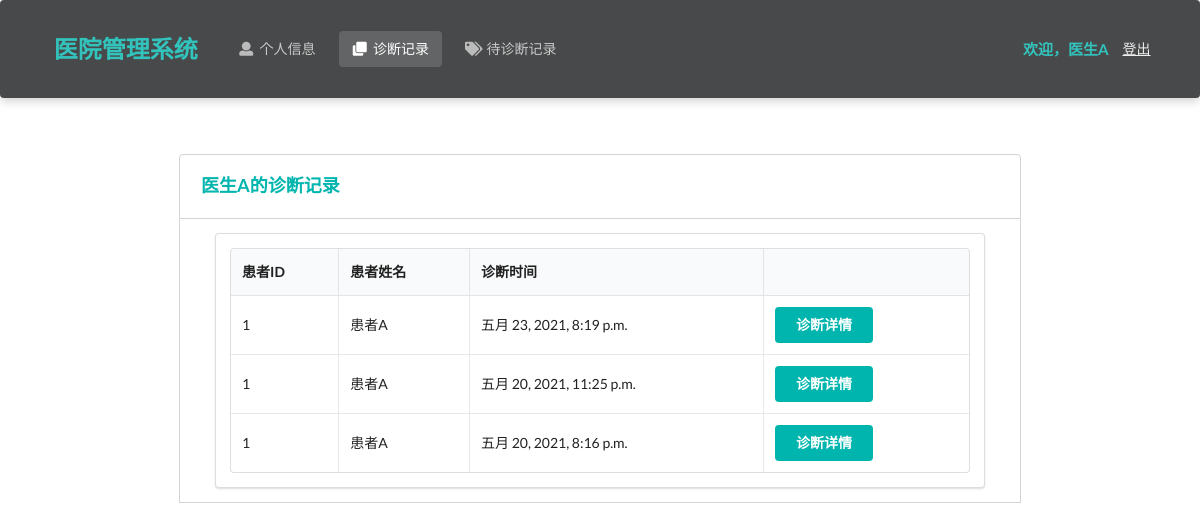
/doctor/diagnosis/ (signed in), run on an earlier commit of the app's database.
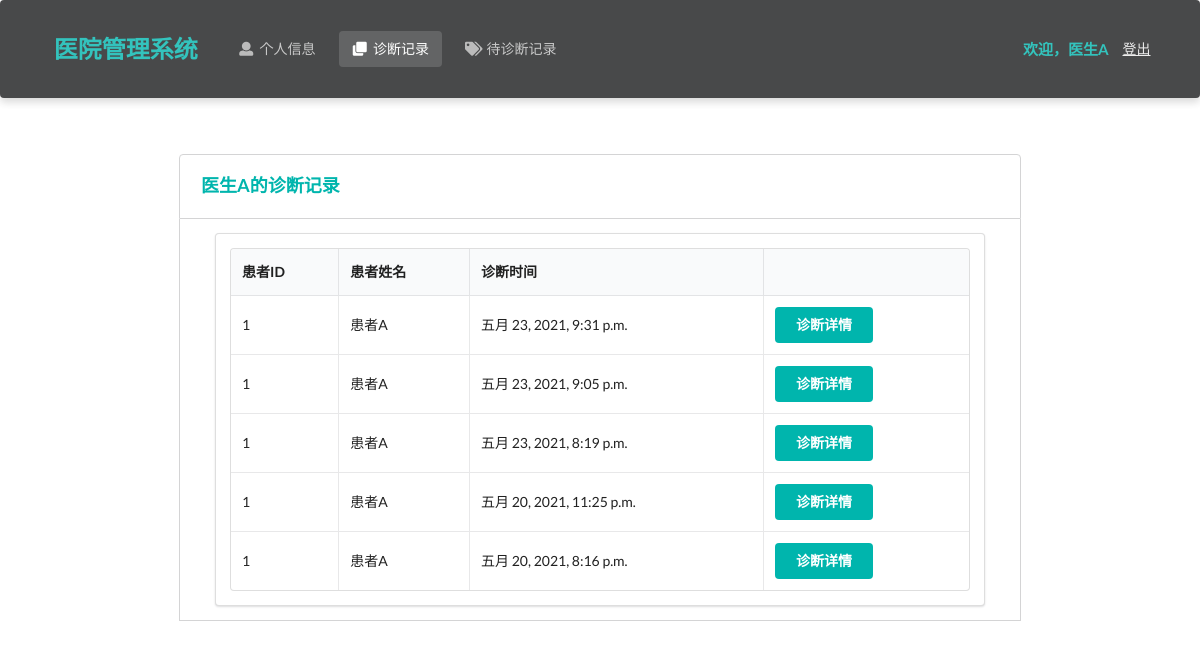
And on a later commit of the database.
### Hospital/models.py (models this page shows, shortened)
class Doctor(models.Model):
    department_choices = (
        ('Department of Internal Medicine', '内科'),
        ('Department of Surgery', '外科'),
        ('Department of Pediatrics', '儿科'),
        ('Department of Obstetrics and Gynecology', '妇产科'),
        ('Department of Traditional Chinese Medicine', '中医科'),
        ('Department of Dermatology', '皮肤科'),
        ('Department of Oral Medicine', '口腔科')
    )
    title_choices = (
        ('director physician', '主任医师'),
        ('assistant director physician', '副主任医师'),
        ('physician', '医师')
    )
    name = models.CharField(max_length=10)  # 姓名
    password = models.CharField(max_length=32)  # 密码
    gender = models.CharField(max_length=32, choices=gender_choices)  # 性别
    identity_card_no = models.CharField(max_length=32, unique=True)  # 身份证号
    department = models.CharField(max_length=64, choices=department_choices)  # 科室
    title = models.CharField(max_length=64, choices=title_choices)  # 职称
    description = models.TextField(max_length=500, default='暂无简介')  # 简介
    create_time = models.DateTimeField(auto_now_add=True)  # 注册时间

class Diagnosis(models.Model):
    patient = models.ForeignKey(Patient, on_delete=models.CASCADE)  # 患者
    doctor = models.ForeignKey(Doctor, on_delete=models.CASCADE)  # 医生
    appointment = models.ForeignKey(Appointment, on_delete=models.CASCADE, null=True)  # 对应的挂号
    create_time = models.DateTimeField(auto_now_add=True)  # 创建时间
    detail = models.TextField()  # 诊断详情
    class Meta:
        ordering = ["-create_time"]

class Patient(models.Model):
    name = models.CharField(max_length=10)  # 姓名
    password = models.CharField(max_length=32)  # 密码
    gender = models.CharField(max_length=32, choices=gender_choices)  # 性别
    identity_card_no = models.CharField(max_length=32, unique=True)  # 身份证号
    medical_insurance = models.BooleanField()  # 是否有医保
    telephone_no = models.CharField(max_length=32)  # 电话号码
    birth_date = models.DateField()  # 出生日期
    create_time = models.DateTimeField(auto_now_add=True)  # 注册时间

### Hospital/doctorViews.py (the view)
# urls.py: path('doctor/diagnosis/', doctorViews.diagnosis),
def diagnosis(request):
    if request.method == 'POST':
        request.session['diagnosis'] = request.POST.get('diagnosis')
        return redirect('/doctor/diagnosis/detail')
    identity_card_no = request.session['identity_card_no']
    doctor = models.Doctor.objects.get(identity_card_no=identity_card_no)
    diagnosis_records = models.Diagnosis.objects.filter(doctor=doctor)
    num_per_page = 5
    paginator = Paginator(diagnosis_records, num_per_page)
    page = request.GET.get('page', 1)
    try:
        page_obj = paginator.page(page)
    except PageNotAnInteger:
        page_obj = paginator.page(1)
    except EmptyPage:
        page_obj = paginator.page(paginator.num_pages)
    is_paginated = True if paginator.num_pages > 1 else False
    page_range = paginator.get_elided_page_range(page, on_each_side=3, on_ends=2)
    return render(request, 'doctor/diagnosis.html', locals())

### Hospital/templates/doctor/diagnosis.html (shortened to what this page needs)
<!DOCTYPE html>
<html lang="ch">
<head>
    <link rel="stylesheet" href="https://cdn.jsdelivr.net/semantic-ui/2.2.4/semantic.min.css">
    <link rel="stylesheet" href="../../static/Hospital/css/me.css">
</head>
<body>
    <nav class="ui inverted  segment m-padded-tb-large m-shadow-small m-opacity-mini">
        <div class="ui container">
            <div class="ui inverted secondary stackable menu">
                <h2 class="ui teal header item">医院管理系统</h2>
                <a href="/doctor/info/" class="m-item item"><i class="user icon"></i>个人信息</a>
                <a href="/doctor/diagnosis/" class="active m-item item"><i class="clone icon"></i>诊断记录</a>
                <a href="/doctor/pendingDiagnosis" class="m-item item"><i class="tags icon"></i>待诊断记录</a>
                <div class="right m-item item">
                    <h4 class="ui teal header item">欢迎，{{ doctor.name }}</h4>
                    <a href="/doctor/logout/" class="text-success "><ins>登出</ins></a>
                </div>
            </div>
        </div>
    </nav>
    <div class="m-container-small m-padded-tb-big">
        <div class="container">
            <div class="ui top attached rounded padded segment">
                <div class="ui middle aligned two column grid">
                    <div class="column">
                        <h3 class="ui teal header">{{ doctor.name }}的诊断记录</h3>
                    </div>
                </div>
            </div>
            <div class="ui attached segment">
                <div class="ui segment m-width-middle">
                    <table class="ui celled table">
                        <thead>
                            <tr>
                                <th>患者ID</th>
                                <th>患者姓名</th>
                                <th>诊断时间</th>
                                <th></th>
                            </tr>
                        </thead>
                        <tbody>
                            {% for rec in page_obj%}
                            <tr>
                                <td>{{ rec.patient.identity_card_no }}</td>
                                <td>{{ rec.patient.name }}</td>
                                <td>{{ rec.create_time }}</td>
                                <td><form action="" method="post">
                                    <button type="submit"  value="诊断详情" class="ui teal centered button">诊断详情</button>
                                    </form>
                                    </td>
                            </tr>
                            {% endfor %}
                        </tbody>
                    </table>
                </div>
            </div>
        </div>
            </div>
    <br>
    <br>
    <br>
</body>
</html>

### Hospital/static/Hospital/css/me.css (style rules this page uses)
.m-padded-tb-large { padding-top: 1.3em !important; padding-bottom: 1.3em !important; }
.m-padded-tb-big { padding-top: 3em !important; padding-bottom: 3em !important; }
.m-opacity-mini { opacity: 0.8!important; }
.m-container-small { max-width: 60em !important; margin: auto !important; }
.m-width-middle { max-width: 55em !important; margin: auto !important; }
.m-shadow-small { -webkit-box-shadow: 0 4px 8px rgba(0,0,0,0.2) !important; box-shadow: 0 4px 8px rgba(0,0,0,0.2) !important; }

What changed in the data, as far as the page shows it:
added Diagnosis: patient.identity_card_no "1", patient.name "患者A", create_time "五月 23, 2021, 9:31 p.m."
added Diagnosis: patient.identity_card_no "1", patient.name "患者A", create_time "五月 23, 2021, 9:05 p.m."
